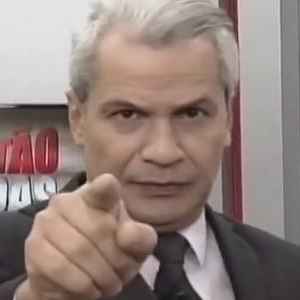
#> input picture imp 1 - interpolação/imagens/imagemteste.png, 300 x 300 px, found by its file name
$ python main.py
#> lines starting #> are read from the running program, lines starting #| are printed output that depends on the picture
### imp 1 - interpolação/VizinhoMaisProximo.py
from PIL import Image
import numpy as np

#A classe VizinhoMaisProximo encapsula toda a funcionalidade necessária para executar a interpolação por vizinho mais próximo.

class VizinhoMaisProximo():

	def __init__(self, nome_imagem):
		self.nome_imagem = nome_imagem  #nome_imagem: Armazena o nome do arquivo da imagem
		self.m = 0  #m: Armazenam a altura da imagem.
		self.n = 0 #n: Armazena a largura da imagem.
		self.matriz = []  #matriz: Armazena a imagem como uma matriz numpy (grayscale).
		self.img = []  #img: Armazena o objeto imagem da PIL.

	'''
	Abrindo o arquivo e pegando dimensões MxN
	'''
	def carregaImagem(self):
		img = Image.open(self.nome_imagem)
#> img is the input picture: PIL image 300x300 RGBA; mean R, G, B, A 147.3, 129.3, 123.8, 255
		self.img = img
		#Converte Imagem Object para Matriz
		self.matriz = np.asarray(img.convert('L'))
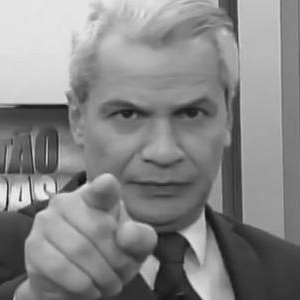
#> self.matriz: shape (300, 300); min 10, max 245, mean 134
		#Dimensão M
		self.m = np.size(self.matriz, 1)
#> self.m = 300
		#Dimensão N
		self.n = np.size(self.matriz, 0)
#> self.n = 300
		print(f"Linhas: {self.m}\nColunas: {self.n}\n")
#| Linhas: 300
#| Colunas: 300
		print(self.matriz)
#> (printed output is left out)

	'''
	Vizinho Mais Próximo por redução
	'''
	def reducao(self):
		saida = np.zeros([self.m//2,self.n//2]) #divide a matriz pela metade
		m1 = np.size(saida, 1)
		n1 = np.size(saida, 0)
		print(f"Linhas: {m1}\nColunas: {n1}\n")

		#Determina o tamanho tamM e tamN para a iteração, ajustando para dimensões ímpares.
		tamM = self.m-1 if self.m/2 != 0 else self.m
		tamN = self.n-1 if self.n/2 != 0 else self.n

		#Percorre a matriz original em passos de 2 (para selecionar apenas os pixels que devem ser mantidos na imagem reduzida).
		for i in range(tamM):
			for j in range(tamN):
				if i%2 == 0 and j%2 == 0:
					saida[i//2][j//2] = self.matriz[i][j] #Atribui o valor do pixel da matriz original ao pixel correspondente na matriz de saída.

		#exibe a matriz
		print(saida)
		imagem = Image.fromarray(saida)
		self.img.show()
		imagem.show()


	# Vizinho Mais Próximo por Ampliação

	# [24 lines left out: function ampliacao, not called in this run]

### imp 1 - interpolação/InterpolacaoBilinear.py
from PIL import Image #biblioteca para manipulação de imagens
import numpy as np #biblioteca usada para operações de matriz.

#A classe InterpolacaoBilinear é responsável por manipular a imagem. No método __init__, são inicializados atributos como o nome da imagem (nome_imagem),
#as dimensões da imagem (m e n), a matriz que representa os pixels da imagem (matriz), e a imagem propriamente dita (img).

class Interpolacao_Bilinear():

	def __init__(self, nome_imagem):
		self.nome_imagem = nome_imagem
		self.m = 0
		self.n = 0
		self.matriz = []
		self.img = []

#Este método carrega a imagem e converte-a para uma matriz de pixels em tons de cinza ('L' significa grayscale). Ele também define as dimensões da imagem (m e n) e imprime a matriz da imagem.

	def carregaImagem(self):
		img = Image.open(self.nome_imagem)
		self.img = img
		#Converte Imagem Object para Matriz
		self.matriz = np.asarray(img.convert('L'))
		#Dimensão M
		self.m = np.size(self.matriz, 1)
		#Dimensão N
		self.n = np.size(self.matriz, 0)
		print(f"Linhas: {self.m}\nColunas: {self.n}\n")
#| Linhas: 300
#| Colunas: 300
		print(self.matriz)
#> (printed output is left out)


#Este método realiza a redução da imagem usando interpolação bilinear. Ele cria uma nova matriz (saida) com metade das dimensões originais. Para cada bloco 2x2 na matriz original,
#o método calcula a média dos quatro pixels para determinar o valor do pixel correspondente na imagem reduzida. O resultado é então exibido.

	# [73 lines left out: functions reducao, ampliacao, not called in this run]

### imp 1 - interpolação/main.py
from VizinhoMaisProximo import VizinhoMaisProximo
from InterpolacaoBilinear import Interpolacao_Bilinear

if __name__ == '__main__':

	vizinho = VizinhoMaisProximo("PI01NNBI\\imagens\\imagemteste.png")
	vizinho.carregaImagem()
	interpolacao = Interpolacao_Bilinear("PI01NNBI\\imagens\\imagemteste.png")
	interpolacao.carregaImagem()

	n = -1

	menuStr = "\n\nMenu:\n"
	menuStr += "Vizinho Mais Próximo\n1 - Por Redução\n2 - Por Ampliação\n\n"
	menuStr += "Interpolação Bilinear\n3 - Para Redução\n4 - Para Ampliação\n\nDigite 0 para sair."

	while n != 0:
#> (the run stopped early here; a loop or call above may not have finished)
